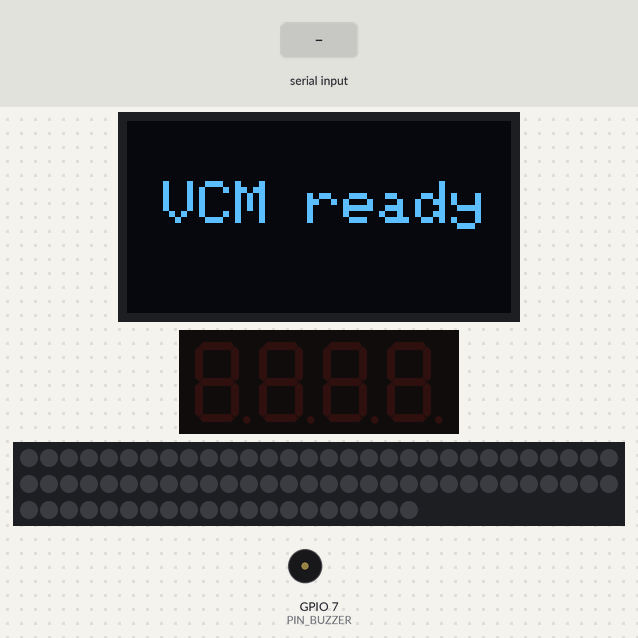
Recording of a sketch running on a simulated ESP32-S3. Parts: 128×64 one-colour display, 4-digit seven-segment display, 80 RGB LEDs in strip order, left to right, continuing on the next row, buzzer (waves = sounding). Inputs (shaded band) come from the test bench. Dim RGB values are drawn brighter than linear; the OLED is the two-colour kind (top 16 rows yellow); what the sketch prints to the serial monitor is not drawn.

Above: at 1.2 s.
1.3 s: "TIMER|1\n" received over Serial
At 1.6 s:
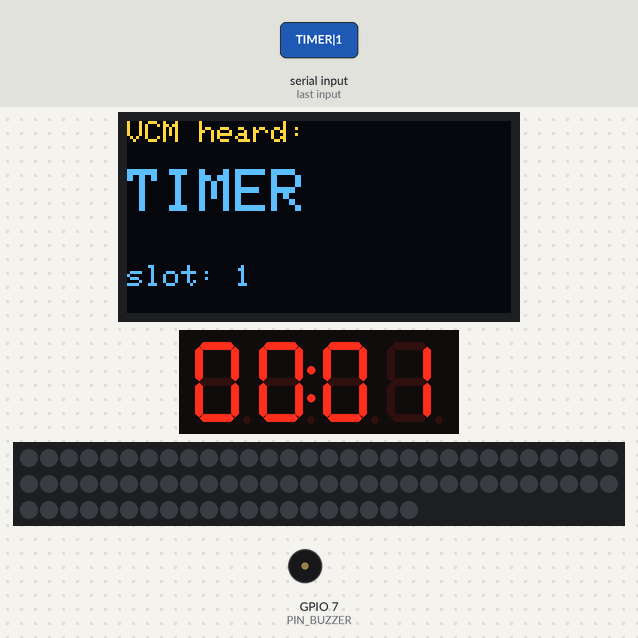
4.3 s: "minute|1\n" received over Serial
At 5.5 s:
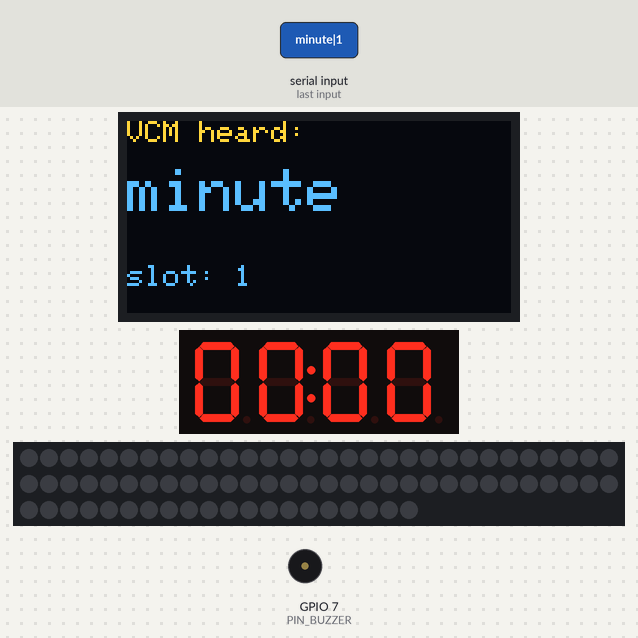
5.8 s: "PM|1\n" received over Serial
At 6.6 s:
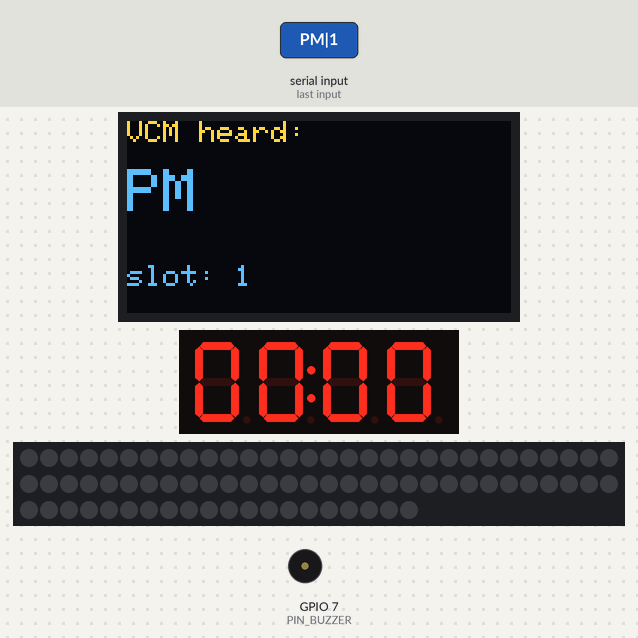
7.3 s: "ALARM|1\n" received over Serial
At 8.5 s:
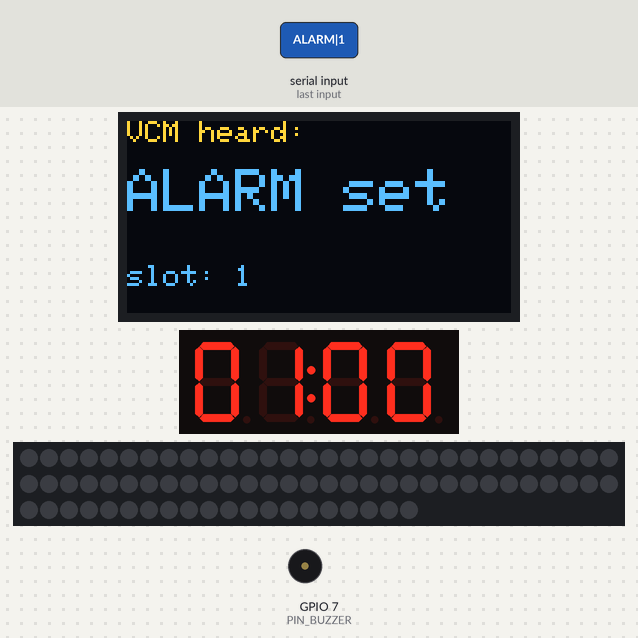
8.8 s: "TIME|1\n" received over Serial
At 9.7 s:
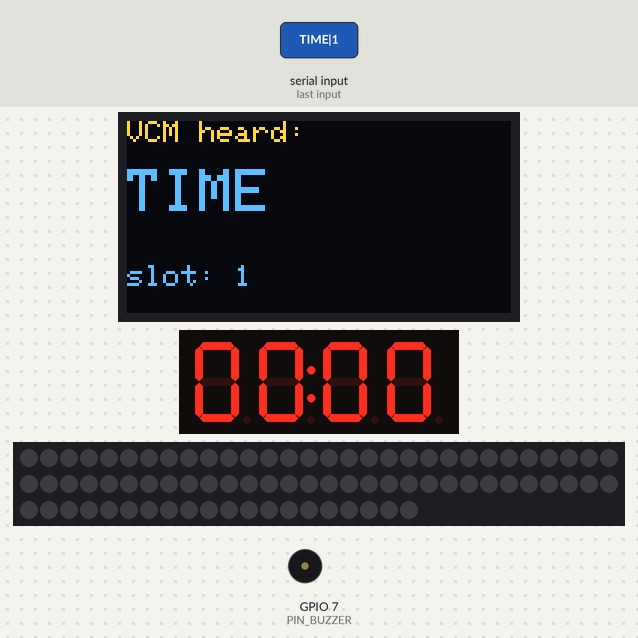
10.3 s: "TEMPERATURE\n" received over Serial
At 11.4 s:
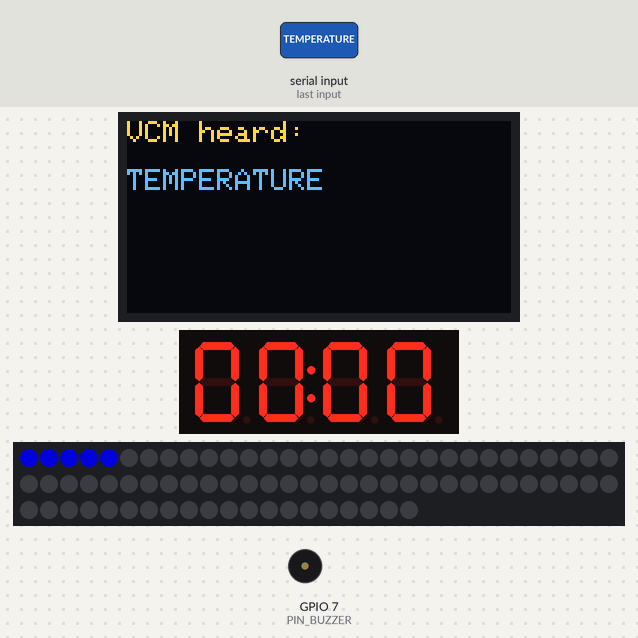
Timing chart, 0 to 12.8 s (numbered marks = the images above; inputs shaded):
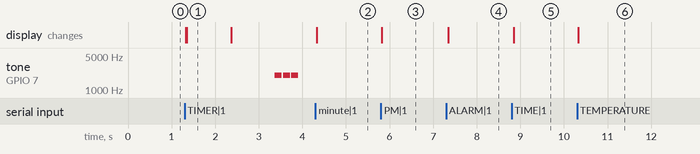

Measured:
- after the input at 1.3 s, tone on GPIO 7 (PIN_BUZZER): alternates 2000 Hz for 0.16 s and silent for 0.03 s, starting after 2.1 s; the display: first changes at once (image 1 shows a later state)
- after the input at 4.3 s, the display: changes at once (image 2)
- after the input at 5.8 s, the display: changes at once (image 3)
- after the input at 7.3 s, the display: changes after 0.05 s (image 4)
- after the input at 8.8 s, the display: changes after 0.05 s (image 5)
- after the input at 10.3 s, the display: changes at once (image 6)
- what the display in image 1 shows lasts 1.1 s, from 1.3 s to 2.4 s

The sketch:

vcm_actuator.ino
```cpp
/*
 * ME2 VCM — Phase 1 serial actuator (ESP32-S3)
 *
 * The laptop runs the VCM and sends one line per command over USB serial:
 *     INTENT|slot_value        e.g.  TEMPERATURE|26 degrees   COLOR|red
 *                                    LIGHT_ON|   TIMER|30 seconds
 *
 * The single WS2812 strip shows ONE thing at a time (mode switch): the LAMP,
 * the THERMOMETER, or OFF — so LIGHT_OFF clears it and TEMPERATURE transitions
 * it from lamp to thermometer. Only N_USED LEDs near the power end are used.
 *
 * Test WITHOUT the laptop: Serial Monitor @115200 (line ending = Newline), type:
 *   LIGHT_ON|   COLOR|blue   BRIGHTNESS|20 percent   LIGHT_OFF|
 *   TEMPERATURE|26 degrees   TIMER|10 seconds   ALARM|6 AM
 *
 * Pinout: OLED SDA=8 SCL=9  TM1637 CLK=5 DIO=4  STRIP DIN=18  Buzzer=7
 */
#include <Wire.h>
#include <Adafruit_GFX.h>
#include <Adafruit_SSD1306.h>
#include <TM1637Display.h>
#include <Adafruit_NeoPixel.h>

#define PIN_SDA 8
#define PIN_SCL 9
#define PIN_TM_CLK 5
#define PIN_TM_DIO 4
#define PIN_STRIP 18
#define PIN_BUZZER 7

#define STRIP_COUNT 80                 // strip's physical LED count
#define N_USED      16                 // only LEDs 0..15 are used (rest stay dark)

Adafruit_SSD1306 oled(128, 64, &Wire, -1);
TM1637Display    tm(PIN_TM_CLK, PIN_TM_DIO);
Adafruit_NeoPixel strip(STRIP_COUNT, PIN_STRIP, NEO_GRB + NEO_KHZ800);

// ---- panel state ----
enum Mode { MODE_OFF, MODE_LAMP, MODE_THERMO };
Mode mode = MODE_OFF;
int  thermoDeg = 0;
uint8_t lampR = 255, lampG = 255, lampB = 255, lampPct = 100;
#define MAX_REM 5
String reminders[MAX_REM]; int remCount = 0;
String buf;

uint8_t sc(uint8_t v, uint8_t pct) { return (uint16_t)v * pct / 100; }

void renderStrip() {
  strip.setBrightness(255);
  strip.clear();
  if (mode == MODE_LAMP) {
    uint32_t c = strip.Color(sc(lampR,lampPct), sc(lampG,lampPct), sc(lampB,lampPct));
    for (int i = 0; i < N_USED; i++) strip.setPixelColor(i, c);
  } else if (mode == MODE_THERMO) {
    int level = (thermoDeg <= 18) ? 1 : (thermoDeg <= 22) ? 2 : 3;
    int on = N_USED * level / 3;
    for (int i = 0; i < on; i++) {
      uint32_t c = (i < N_USED/3)   ? strip.Color(0,0,150)
                 : (i < 2*N_USED/3) ? strip.Color(0,150,0)
                                    : strip.Color(180,0,0);
      strip.setPixelColor(i, c);
    }
  }
  strip.show();
}

void oledShow(const String& intent, const String& slot) {
  oled.clearDisplay(); oled.setTextColor(SSD1306_WHITE);
  oled.setTextSize(1); oled.setCursor(0, 0);  oled.println("VCM heard:");
  oled.setTextSize(intent.length() > 9 ? 1 : 2); oled.setCursor(0, 16); oled.println(intent);
  oled.setTextSize(1); oled.setCursor(0, 48);
  if (slot.length() && slot != "none") { oled.print("slot: "); oled.println(slot); }
  oled.display();
}

int leadingInt(const String& s) {
  int v = 0; bool any = false;
  for (unsigned i = 0; i < s.length(); i++) {
    char c = s[i];
    if (c >= '0' && c <= '9') { v = v*10 + (c-'0'); any = true; }
    else if (any) break;
  }
  return any ? v : -1;
}

void beep(int f, int ms) { tone(PIN_BUZZER, f, ms); delay(ms + 30); noTone(PIN_BUZZER); }

void doTimer(const String& slot) {
  int secs = (slot.indexOf("minute") >= 0) ? max(1, leadingInt(slot)) * 60
                                           : max(1, leadingInt(slot));
  oledShow("TIMER", slot);
  for (int s = secs; s >= 0; s--) {
    tm.showNumberDecEx((s/60)*100 + (s%60), 0b01000000, true);   // MM:SS
    delay(1000);
  }
  for (int i = 0; i < 3; i++) beep(2000, 160);                   // ring at 0
}

void doAlarm(const String& slot) {
  int h = leadingInt(slot); if (h <= 0) h = 6;
  if (slot.indexOf("PM") >= 0 && h < 12) h += 12;
  tm.showNumberDecEx(h * 100, 0b01000000, true);
  oledShow("ALARM set", slot);
}

void handle(String line) {
  line.trim(); if (!line.length()) return;
  int bar = line.indexOf('|');
  String intent = (bar >= 0) ? line.substring(0, bar) : line;
  String slot   = (bar >= 0) ? line.substring(bar + 1) : "";
  intent.trim(); slot.trim();
  Serial.print("recv: "); Serial.print(intent); Serial.print(" / "); Serial.println(slot);

  if (intent == "TIMER")       { doTimer(slot); return; }
  if (intent == "ALARM")       { doAlarm(slot); return; }
  if (intent == "TIME")        {
    int c = slot.indexOf(':');
    int hhmm = (c > 0) ? slot.substring(0,c).toInt()*100 + slot.substring(c+1).toInt() : 0;
    tm.showNumberDecEx(hhmm, 0b01000000, true); oledShow("TIME", slot); return;
  }
  if (intent == "TEMPERATURE") { thermoDeg = leadingInt(slot); mode = MODE_THERMO; renderStrip(); oledShow("TEMPERATURE", slot); return; }
  if (intent == "LIGHT_ON")    { mode = MODE_LAMP; renderStrip(); oledShow("LIGHT ON", ""); return; }
  if (intent == "LIGHT_OFF")   { mode = MODE_OFF;  renderStrip(); oledShow("LIGHT OFF", ""); return; }
  if (intent == "BRIGHTNESS")  { lampPct = constrain(leadingInt(slot),0,100); mode = MODE_LAMP; renderStrip(); oledShow("BRIGHTNESS", slot); return; }
  if (intent == "COLOR") {
    if      (slot.indexOf("red")   >= 0) { lampR=255; lampG=0;   lampB=0;   }
    else if (slot.indexOf("green") >= 0) { lampR=0;   lampG=255; lampB=0;   }
    else if (slot.indexOf("blue")  >= 0) { lampR=0;   lampG=0;   lampB=255; }
    mode = MODE_LAMP; renderStrip(); oledShow("COLOR", slot); return;
  }
  if (intent == "CREATE_REMINDER") { if (remCount < MAX_REM) reminders[remCount++] = slot; oledShow("Reminder +", slot); beep(1800,100); return; }
  if (intent == "LIST_REMINDERS") {
    oled.clearDisplay(); oled.setTextColor(SSD1306_WHITE); oled.setTextSize(1);
    oled.setCursor(0,0); oled.println("Reminders:");
    for (int i = 0; i < remCount; i++) { oled.setCursor(0, 12 + i*10); oled.print(i+1); oled.print(". "); oled.println(reminders[i]); }
    if (remCount == 0) { oled.setCursor(0,12); oled.println("(none)"); }
    oled.display(); return;
  }
  if (intent == "CALL")    { oledShow("Calling...", slot); for (int i=0;i<3;i++){ beep(1200,180); beep(1000,180); delay(200);} return; }
  if (intent == "MESSAGE") { oledShow("Message sent", ""); beep(1800,120); return; }

  // PLAY_MUSIC, WEATHER, PAUSE, STOP, NEXT, VOLUME_UP, VOLUME_DOWN -> OLED only
  oledShow(intent, slot);
}

void setup() {
  Serial.begin(115200);
  Wire.begin(PIN_SDA, PIN_SCL);
  oled.begin(SSD1306_SWITCHCAPVCC, 0x3C);
  tm.setBrightness(7); tm.clear();
  strip.begin(); strip.clear(); strip.show();
  oled.clearDisplay(); oled.setTextColor(SSD1306_WHITE);
  oled.setTextSize(2); oled.setCursor(0, 20); oled.println(" VCM ready"); oled.display();
  Serial.println("VCM actuator ready. Send: INTENT|slot");
}

void loop() {
  while (Serial.available()) {
    char c = Serial.read();
    if (c == '\n') { handle(buf); buf = ""; }
    else if (c != '\r') buf += c;
  }
}
```
